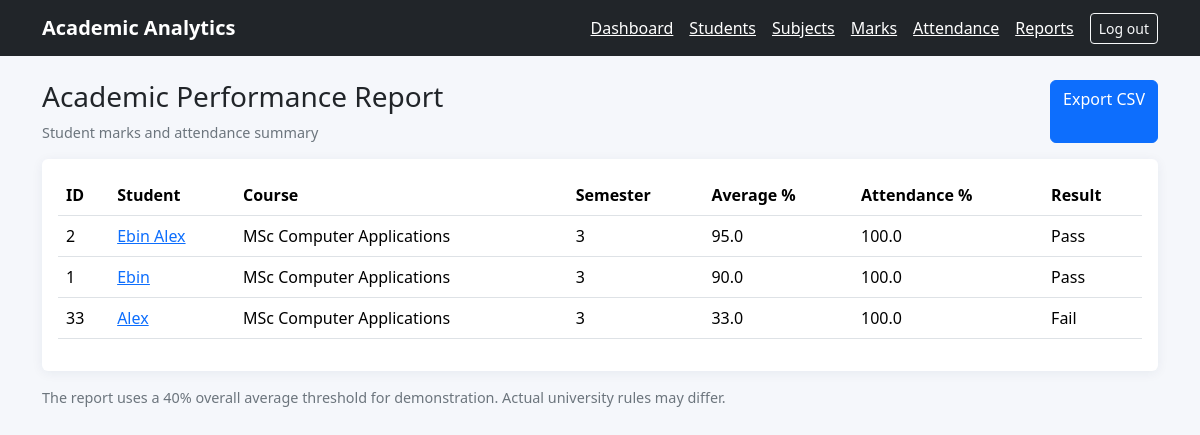
Screenshot of /academics/reports/ (signed in) with the database file from the repository.
### academics/models.py (models this page shows, shortened)
class Student(models.Model):
    student_id=models.CharField(max_length=20, unique=True)
    full_name=models.CharField(max_length=120)
    email=models.EmailField(blank=True)
    course=models.CharField(max_length=100, default="MSc Computer Applications")
    semester=models.PositiveSmallIntegerField(default=3, validators=[MinValueValidator(1),MaxValueValidator(12)])
    joined_on=models.DateField(default=timezone.localdate)
    is_active=models.BooleanField(default=True)
    class Meta: ordering=["full_name"]
    @property
    def average_percentage(self):
        marks=list(self.marks.select_related("subject"))
        if not marks: return None
        return round(sum(m.percentage for m in marks)/len(marks),2)
    @property
    def attendance_percentage(self):
        records=list(self.attendance_records.all())
        if not records: return None
        return round(sum(1 for r in records if r.status=="PRESENT")/len(records)*100,2)

### academics/views.py (the view)
# urls.py: path("reports/",views.reports,name="reports"),path("reports/export.csv",views.export_csv,name="export_csv"),
@login_required
def reports(request):
    rows=[]
    for s in Student.objects.filter(is_active=True):
        avg=s.average_percentage; att=s.attendance_percentage
        rows.append({"student":s,"average":avg,"attendance":att,"result":"Pass" if avg is not None and avg>=40 else ("Fail" if avg is not None else "No marks")})
    rows.sort(key=lambda r:(r["average"] is not None,r["average"] or 0),reverse=True)
    return render(request,"academics/reports.html",{"rows":rows})

### academics/models.py (called while the page is built)
    @property
    def percentage(self): return round(float(self.marks_obtained)/self.subject.max_marks*100,2)

### templates/academics/reports.html
{% extends "base.html" %}{% block content %}<div class="d-flex justify-content-between mb-3"><div><h1 class="h3">Academic Performance Report</h1><div class="small-muted">Student marks and attendance summary</div></div><a class="btn btn-primary" href="{% url 'export_csv' %}">Export CSV</a></div><div class="card p-3 table-responsive"><table class="table"><tr><th>ID</th><th>Student</th><th>Course</th><th>Semester</th><th>Average %</th><th>Attendance %</th><th>Result</th></tr>{% for r in rows %}<tr><td>{{ r.student.student_id }}</td><td><a href="{% url 'student_detail' r.student.pk %}">{{ r.student.full_name }}</a></td><td>{{ r.student.course }}</td><td>{{ r.student.semester }}</td><td>{{ r.average|default:"—" }}</td><td>{{ r.attendance|default:"—" }}</td><td>{{ r.result }}</td></tr>{% empty %}<tr><td colspan="7">No active students.</td></tr>{% endfor %}</table></div><p class="small-muted mt-3">The report uses a 40% overall average threshold for demonstration. Actual university rules may differ.</p>{% endblock %}

### templates/base.html (style rules this page uses)
body { background:#f5f7fb }
.card { border:0;box-shadow:0 2px 12px #14285010 }
.small-muted { color:#6c757d;font-size:.9rem }

### rows the page displays
Student: student.student_id "2", student.full_name "Ebin Alex", student.course "MSc Computer Applications", student.semester "3", average "95.0", attendance "100.0", result "Pass"
Student: student.student_id "1", student.full_name "Ebin", student.course "MSc Computer Applications", student.semester "3", average "90.0", attendance "100.0", result "Pass"
Student: student.student_id "33", student.full_name "Alex", student.course "MSc Computer Applications", student.semester "3", average "33.0", attendance "100.0", result "Fail"
